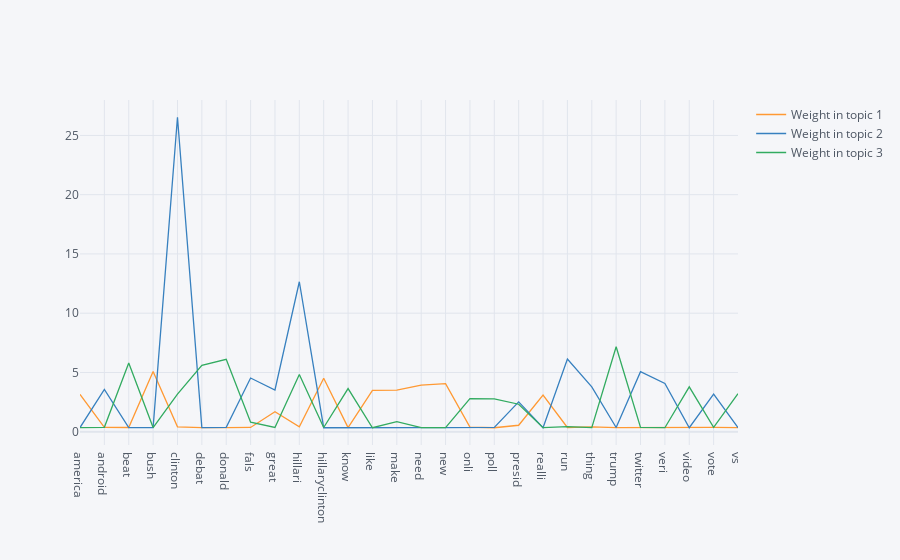

The code cell stored with this chart in its notebook:
### Code cell
df.set_index('Words').iplot()

### Figure 1 — Plotly figure (JSON) as saved in the notebook; plotly's stock layout.template omitted (floating-point values rounded to 4 significant figures)
{"data": [{"line": {"color": "rgba(255, 153, 51, 1.0)", "dash": "solid", "shape": "linear", "width": 1.3}, "mode": "lines", "name": "Weight in topic 1", "text": "", "type": "scatter", "x": ["america", "android", "beat", "bush", "clinton", "debat", "donald", "fals", "great", "hillari", "hillaryclinton", "know", "like", "make", "need", "new", "onli", "poll", "presid", "realli", "run", "thing", "trump", "twitter", "veri", "video", "vote", "vs"], "y": [3.152, 0.3597, 0.3555, 5.09, 0.4155, 0.3447, 0.3392, 0.3628, 1.69, 0.4216, 4.51, 0.3463, 3.493, 3.515, 3.938, 4.057, 0.3863, 0.336, 0.5454, 3.084, 0.3564, 0.4142, 0.3414, 0.3544, 0.3517, 0.3371, 0.3624, 0.3428]}, {"line": {"color": "rgba(55, 128, 191, 1.0)", "dash": "solid", "shape": "linear", "width": 1.3}, "mode": "lines", "name": "Weight in topic 2", "text": "", "type": "scatter", "x": ["america", "android", "beat", "bush", "clinton", "debat", "donald", "fals", "great", "hillari", "hillaryclinton", "know", "like", "make", "need", "new", "onli", "poll", "presid", "realli", "run", "thing", "trump", "twitter", "veri", "video", "vote", "vs"], "y": [0.3533, 3.566, 0.3489, 0.353, 26.53, 0.3484, 0.3702, 4.533, 3.524, 12.65, 0.3373, 0.3564, 0.3466, 0.356, 0.3546, 0.3507, 0.3488, 0.3616, 2.522, 0.3419, 6.134, 3.78, 0.3585, 5.065, 4.068, 0.3369, 3.166, 0.3374]}, {"line": {"color": "rgba(50, 171, 96, 1.0)", "dash": "solid", "shape": "linear", "width": 1.3}, "mode": "lines", "name": "Weight in topic 3", "text": "", "type": "scatter", "x": ["america", "android", "beat", "bush", "clinton", "debat", "donald", "fals", "great", "hillari", "hillaryclinton", "know", "like", "make", "need", "new", "onli", "poll", "presid", "realli", "run", "thing", "trump", "twitter", "veri", "video", "vote", "vs"], "y": [0.3483, 0.3726, 5.797, 0.3484, 3.175, 5.601, 6.111, 0.8017, 0.3573, 4.827, 0.3565, 3.64, 0.338, 0.8574, 0.3422, 0.3399, 2.801, 2.779, 2.321, 0.3425, 0.4246, 0.3492, 7.174, 0.3646, 0.3392, 3.785, 0.3617, 3.211]}], "layout": {"legend": {"bgcolor": "#F5F6F9", "font": {"color": "#4D5663"}}, "paper_bgcolor": "#F5F6F9", "plot_bgcolor": "#F5F6F9", "title": {"font": {"color": "#4D5663"}}, "xaxis": {"gridcolor": "#E1E5ED", "showgrid": true, "tickfont": {"color": "#4D5663"}, "title": {"font": {"color": "#4D5663"}, "text": ""}, "zerolinecolor": "#E1E5ED"}, "yaxis": {"gridcolor": "#E1E5ED", "showgrid": true, "tickfont": {"color": "#4D5663"}, "title": {"font": {"color": "#4D5663"}, "text": ""}, "zerolinecolor": "#E1E5ED"}}}
